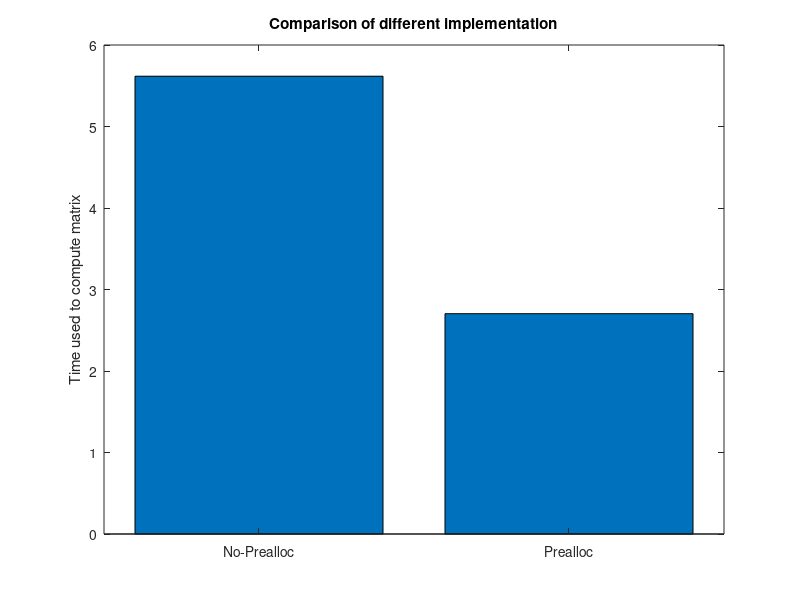

Write MATLAB code to recreate this figure. (Note: this script raises an error after producing the figure.)
% MATLAB Video #8 - Performance Improvements
% October, 10th 2019
% Jousef Murad - www.engineered-mind.com
% MATLAB Version - R2018b

clc, clear, close all

%% Section 1 (Pre-Allocation)
% Source: https://de.mathworks.com/help/matlab/matlab_prog/preallocating-arrays.html

% Bad Example

% whos, which, exist(var) - ATTENTION!
% eval, evalc, evalin, feval(fname) - ATTENTION!
% cd, addpath, rmpath --> result in code recompliation

tic
%profile on
x = 0;
for k = 2:1000000
   x(k) = x(k-1) + 5;
end
t(1) = toc;
%profile viewer


% Better Example

tic
x = zeros(1, 1000000); % Pre-Allocation
for k = 2:1000000
   x(k) = x(k-1) + 5;
end
t(2) = toc;

figure(1)
%% Section 2 - Plot Results
bar(t)
set(gca,'xtick',1:2,'xticklabel',{'No-Prealloc','Prealloc'})
title('Comparison of different implementation')
ylabel('Time used to compute matrix')

%% Section 3 - Tips & Tricks
figure(2)
% Use the "gobjects" function to preallocate arrays for graphics objects
% (example from MATLAB doc)

h = gobjects(4,1);

for k=1:4
   h(k) = subplot(2,2,k);
end